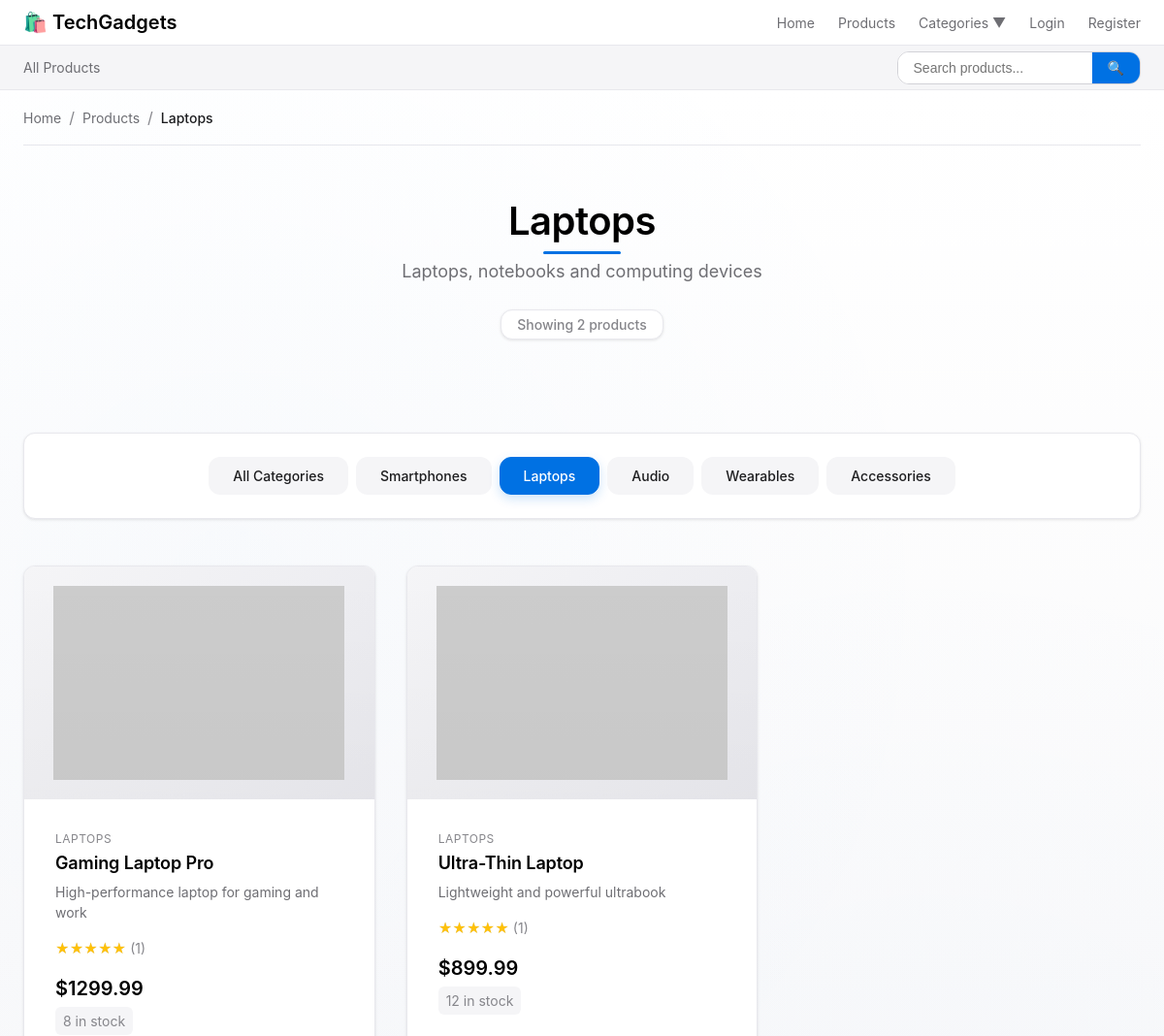
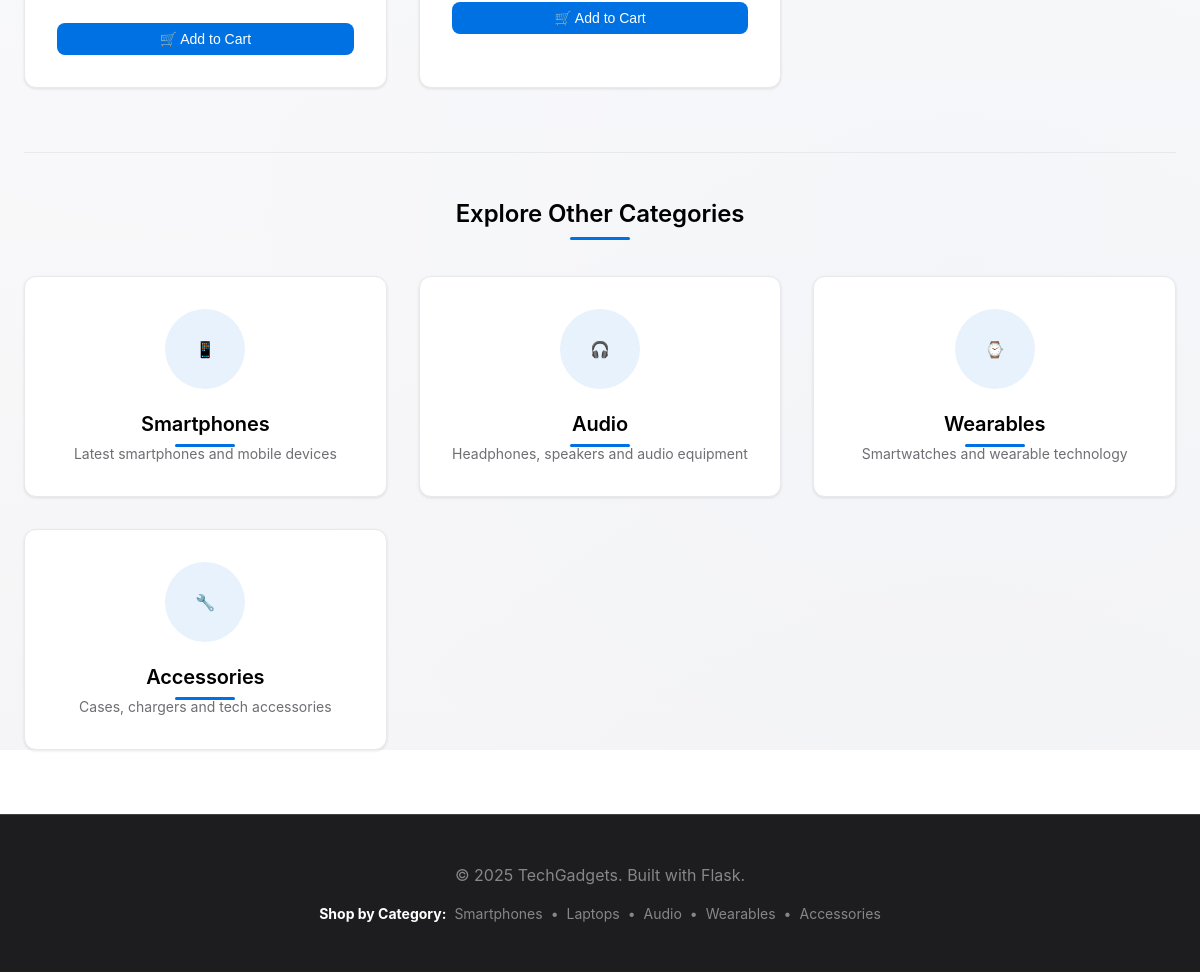
The app's page /category/laptops with its own data (2 pictures, top to bottom).
### tables this page shows
CREATE TABLE categories
                     (
                         id INTEGER PRIMARY KEY AUTOINCREMENT,
                         name TEXT NOT NULL,
                         slug TEXT UNIQUE NOT NULL,
                         description TEXT,
                         created_at TIMESTAMP DEFAULT CURRENT_TIMESTAMP
                     );

CREATE TABLE products
                     (
                         id INTEGER PRIMARY KEY AUTOINCREMENT,
                         name TEXT NOT NULL,
                         price REAL NOT NULL,
                         description TEXT,
                         image_url TEXT,
                         category_id INTEGER,
                         stock INTEGER DEFAULT 0,
                         created_at TIMESTAMP DEFAULT CURRENT_TIMESTAMP,
                         FOREIGN KEY (category_id) REFERENCES categories (id)
                     );

### minimal_app.py (the view)
@app.route('/category/<slug>')
def category_page(slug):
    conn = get_db_connection()
    category = conn.execute('SELECT * FROM categories WHERE slug = ?', (slug,)).fetchone()
    if not category:
        flash('Category not found', 'error')
        return redirect(url_for('products_page'))
    products = conn.execute('''
                            SELECT p.*, c.name as category_name, c.slug as category_slug
                            FROM products p
                                     LEFT JOIN categories c ON p.category_id = c.id
                            WHERE p.category_id = ?
                            ORDER BY p.created_at DESC
                            ''', (category['id'],)).fetchall()
    products_list = []
    for product in products:
        product_dict = row_to_dict(product)
        rating_result = conn.execute('''
                                     SELECT COALESCE(AVG(rating), 0) as average_rating, COUNT(*) as review_count
                                     FROM reviews
                                     WHERE product_id = ?
                                       AND status = 'approved'
                                     ''', (product_dict['id'],)).fetchone()
        product_dict['average_rating'] = rating_result['average_rating'] if rating_result else 0
        product_dict['review_count'] = rating_result['review_count'] if rating_result else 0
        products_list.append(product_dict)
    categories = conn.execute('SELECT * FROM categories').fetchall()
    conn.close()
    return render_template('category.html',
                           products=products_list,
                           categories=categories,
                           current_category=category)

### minimal_app.py (called while the page is built, shortened)
def get_db_connection():
    conn = sqlite3.connect(app.config['DATABASE'])
    conn.row_factory = sqlite3.Row
    return conn

def row_to_dict(row):
    if row is None:
        return None
    return {key: row[key] for key in row.keys()}

@app.context_processor
def inject_cart_count():
    cart_count = 0
    return dict(cart_count=cart_count)

### application/templates/category.html (shortened to what this page needs)
{% extends "base.html" %}
{% block content %}
<div class="category-page">
    <div class="container">
        <nav class="breadcrumb">
            <a href="{{ url_for('index') }}" class="breadcrumb-item">Home</a>
            <span class="breadcrumb-separator">/</span>
            <a href="{{ url_for('products_page') }}" class="breadcrumb-item">Products</a>
            <span class="breadcrumb-separator">/</span>
            <span class="breadcrumb-item active">{{ current_category.name }}</span>
        </nav>
        <div class="category-header">
            <h1>{{ current_category.name }}</h1>
            <p class="category-description">{{ current_category.description }}</p>
            <p class="products-count" id="products-count">Showing {{ products|length }} products</p>
        </div>
        <div class="quick-filters">
            <a href="{{ url_for('products_page') }}"
               class="quick-filter {% if not current_category %}active{% endif %}">
                All Categories
            </a>
            {% for category in categories %}
            <a href="{{ url_for('category_page', slug=category.slug) }}"
               class="quick-filter {% if current_category and current_category.id == category.id %}active{% endif %}"
               data-category="{{ category.id }}">
                {{ category.name }}
            </a>
            {% endfor %}
        </div>
        {% if products %}
        <div class="products-grid">
            {% for product in products %}
            <div class="product-card" data-category-id="{{ product.category_id }}">
                <div class="product-image">
                    <img src="{{ product.image_url }}" alt="{{ product.name }}" onerror="this.src='https://via.placeholder.com/300x200?text=No+Image'">
                </div>
                <div class="product-info">
                    <div class="product-category">{{ product.category_name }}</div>
                    <h3 class="product-name">{{ product.name }}</h3>
                    <p class="product-description">{{ product.description }}</p>
                    <div class="product-rating">
                        <div class="rating-stars" data-rating="{{ product.average_rating }}">
                        </div>
                        <span class="review-count">({{ product.review_count }})</span>
                    </div>
                    <div class="product-price">${{ "%.2f"|format(product.price) }}</div>
                    <div class="product-stock">{{ product.stock }} in stock</div>
                    <div class="product-actions">
                        <button class="add-to-cart-btn"
                                data-product-id="{{ product.id }}"
                                data-product-name="{{ product.name }}"
                                data-product-price="{{ product.price }}"
                                data-product-image="{{ product.image_url }}">
                            🛒 Add to Cart
                        </button>
                    </div>
                </div>
            </div>
            {% endfor %}
        </div>
        {% else %}
        <div class="no-products">
            <h3>No products found in this category</h3>
            <p>Try browsing our other categories or check back later for new arrivals.</p>
            <a href="{{ url_for('products_page') }}" class="cta-button">Browse All Products</a>
        </div>
        {% endif %}
        <div class="related-products">
            <h3>Explore Other Categories</h3>
            <div class="categories-grid">
                {% for category in categories %}
                {% if category.id != current_category.id %}
                <a href="{{ url_for('category_page', slug=category.slug) }}" class="category-card">
                    <div class="category-image">
                        {% if category.slug == 'smartphones' %}📱
                        {% elif category.slug == 'laptops' %}💻
                        {% elif category.slug == 'audio' %}🎧
                        {% elif category.slug == 'wearables' %}⌚
                        {% else %}🔧{% endif %}
                    </div>
                    <div class="category-info">
                        <h3>{{ category.name }}</h3>
                        <p>{{ category.description }}</p>
                    </div>
                </a>
                {% endif %}
                {% endfor %}
            </div>
        </div>
    </div>
</div>
{% endblock %}

### application/templates/base.html (shortened to what this page needs)
<!DOCTYPE html>
<html lang="en">
<head>
    <link rel="stylesheet" href="{{ url_for('static', filename='css/style.css') }}">
</head>
<body data-user-authenticated="{{ 'true' if current_user.is_authenticated else 'false' }}">
    <nav class="navbar">
        <div class="nav-container">
            <div class="nav-logo">
                <a href="{{ url_for('index') }}" class="logo-link">🛍️ TechGadgets</a>
            </div>
            <ul class="nav-menu">
                <li class="nav-item">
                    <a href="{{ url_for('index') }}" class="nav-link">Home</a>
                </li>
                <li class="nav-item">
                    <a href="{{ url_for('products_page') }}" class="nav-link">Products</a>
                </li>
                <li class="nav-item dropdown">
                    <a href="#" class="nav-link dropdown-toggle">Categories ▼</a>
                </li>
                {% if current_user.is_authenticated %}
                <li class="nav-item">
                    <a href="{{ url_for('cart') }}" class="nav-link cart-link">🛒 Cart</a>
                </li>
                <li class="nav-item">
                    <a href="{{ url_for('wishlist') }}" class="nav-link">❤️ Wishlist</a>
                </li>
                <li class="nav-item">
                    <a href="{{ url_for('public_wishlists') }}" class="nav-link">🌐 Public Wishlists</a>
                </li>
                {% if current_user.is_admin %}
                <li class="nav-item">
                    <a href="{{ url_for('admin_dashboard') }}" class="nav-link admin-link">⚙️ Admin</a>
                </li>
                {% endif %}
                <li class="nav-item dropdown">
                    <a href="#" class="nav-link dropdown-toggle">👤 {{ current_user.username }} ▼</a>
                    <div class="dropdown-menu">
                        <a href="{{ url_for('profile') }}" class="dropdown-item">Profile</a>
                        <a href="{{ url_for('order_history') }}" class="dropdown-item">My Orders</a>
                        <a href="{{ url_for('addresses') }}" class="dropdown-item">My Addresses</a>
                        <div class="dropdown-divider"></div>
                        <a href="{{ url_for('logout') }}" class="dropdown-item">Logout</a>
                    </div>
                </li>
                {% else %}
                <li class="nav-item">
                    <a href="{{ url_for('login') }}" class="nav-link">Login</a>
                </li>
                <li class="nav-item">
                    <a href="{{ url_for('register') }}" class="nav-link">Register</a>
                </li>
                {% endif %}
            </ul>
        </div>
    </nav>
    <nav class="category-nav">
        <div class="category-nav-container">
            <a href="{{ url_for('products_page') }}" class="category-nav-item {% if request.endpoint == 'products_page' and not request.args.get('category') %}active{% endif %}">
                All Products
            </a>
        </div>
        <div class="nav-search">
            <form method="GET" action="{{ url_for('advanced_search') }}" class="search-form">
                <input type="text" name="q" placeholder="Search products..."
                       class="nav-search-input" value="{{ request.args.get('q', '') }}">
                <button type="submit" class="nav-search-btn">🔍</button>
            </form>
        </div>
    </nav>
    <main class="main-content">
        {% block content %}{% endblock %}
    </main>
    <footer class="footer">
        <div class="container">
            <p>&copy; 2025 TechGadgets. Built with Flask.</p>
            <div class="footer-categories">
                <strong>Shop by Category:</strong>
                {% for category in categories %}
                <a href="{{ url_for('category_page', slug=category.slug) }}" class="footer-category-link">{{ category.name }}</a>{% if not loop.last %} • {% endif %}
                {% endfor %}
            </div>
        </div>
    </footer>
</body>
</html>

### records on screen
categories: name "Laptops", description "Laptops, notebooks and computing devices"
categories: name "Smartphones", description "Latest smartphones and mobile devices"
categories: name "Audio", description "Headphones, speakers and audio equipment"
categories: name "Wearables", description "Smartwatches and wearable technology"
categories: name "Accessories", description "Cases, chargers and tech accessories"
products: category_name "LAPTOPS", name "Gaming Laptop Pro", description "High-performance laptop for gaming and work", review_count "1", price "1299.99", stock "8"
products: category_name "LAPTOPS", name "Ultra-Thin Laptop", description "Lightweight and powerful ultrabook", review_count "1", price "899.99", stock "12"

### other values on screen
{{ products|length }} "2"
